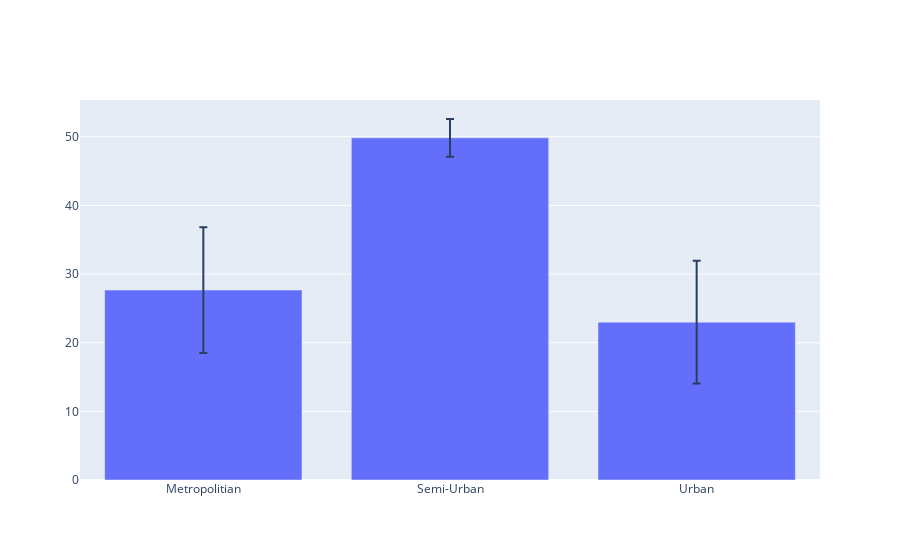

Notebook source saved alongside this figure:
### Markdown cell above
# Distribuição do Tempo

### Code cell
df_aux = df1.loc[:, ['City', 'Time_taken(min)']].groupby('City').agg({'Time_taken(min)':['mean', 'std']})
df_aux.columns = ['avg_time', 'std_time']
df_aux = df_aux.reset_index()

fig = go.Figure()

# Utilize hovertemplate para personalizar o texto que aparece quando você passa o mouse sobre as barras
hover_template = '%{x}: %{y:.6f} ± %{customdata:.2f}'
fig.add_trace(go.Bar(
    name='',
    x=df_aux['City'],
    y=df_aux['avg_time'],
    error_y=dict(type='data', array=df_aux['std_time']),
    customdata=df_aux['std_time'],
    hovertemplate=hover_template
))

fig.update_layout(barmode='group')
fig.show()

### Figure 1 — Plotly figure (JSON) as saved in the notebook; plotly's stock layout.template omitted (floating-point values rounded to 4 significant figures)
{"data": [{"customdata": [9.151, 2.741, 8.952], "error_y": {"array": [9.151, 2.741, 8.952], "type": "data"}, "hovertemplate": "%{x}: %{y:.6f} ± %{customdata:.2f}", "name": "", "type": "bar", "x": ["Metropolitian", "Semi-Urban", "Urban"], "y": [27.67, 49.85, 22.99]}], "layout": {"barmode": "group"}}
